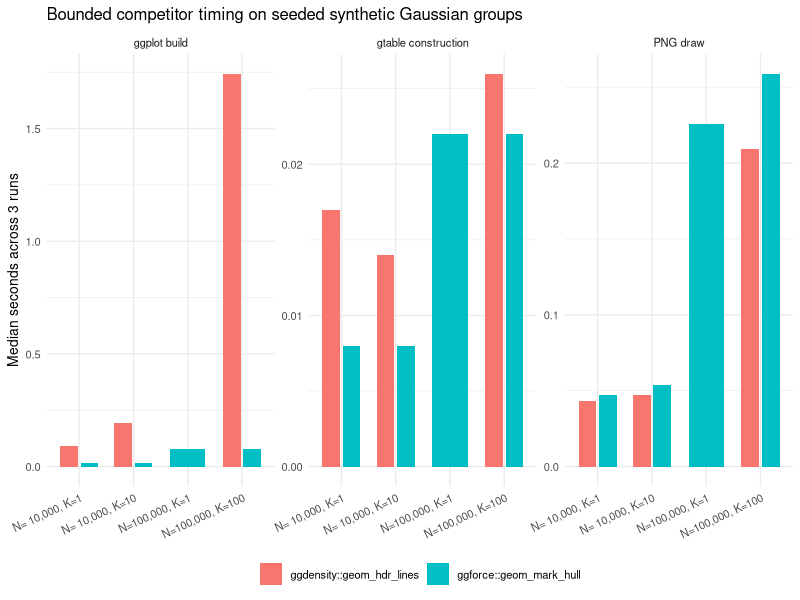
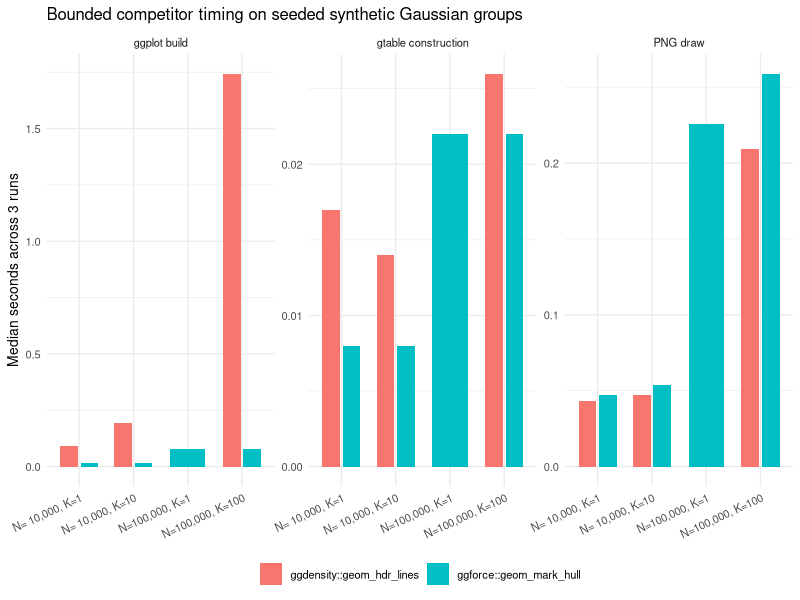

The R source for these figures, in order:
#!/usr/bin/env Rscript

library(ggplot2)
options(device = function(...) grDevices::pdf(NULL))
input <- read.csv("research/scaling/results/competitor_measurements.csv")
median_results <- aggregate(
  cbind(build_seconds, gtable_seconds, draw_seconds, total_seconds, outline_svg_path_like_elements, outline_svg_vertices) ~ method + n + groups,
  data = input,
  FUN = median
)
long <- rbind(
  transform(median_results, stage = "ggplot build", seconds = build_seconds),
  transform(median_results, stage = "gtable construction", seconds = gtable_seconds),
  transform(median_results, stage = "PNG draw", seconds = draw_seconds)
)
long$setting <- paste0("N=", format(long$n, big.mark = ","), ", K=", long$groups)
plot <- ggplot(long, aes(setting, seconds, fill = method)) +
  geom_col(position = position_dodge(width = 0.75), width = 0.65) +
  facet_wrap(~stage, scales = "free_y") +
  labs(x = NULL, y = "Median seconds across 3 runs", fill = NULL,
       title = "Bounded competitor timing on seeded synthetic Gaussian groups") +
  theme_minimal(base_size = 10) +
  theme(axis.text.x = element_text(angle = 25, hjust = 1), legend.position = "bottom")
ggsave("research/scaling/results/competitor_median_timing.png", plot, width = 10, height = 6, dpi = 180, device = ragg::agg_png)
ggsave("research/scaling/results/competitor_median_timing.svg", plot, width = 10, height = 6, device = svglite::svglite)
